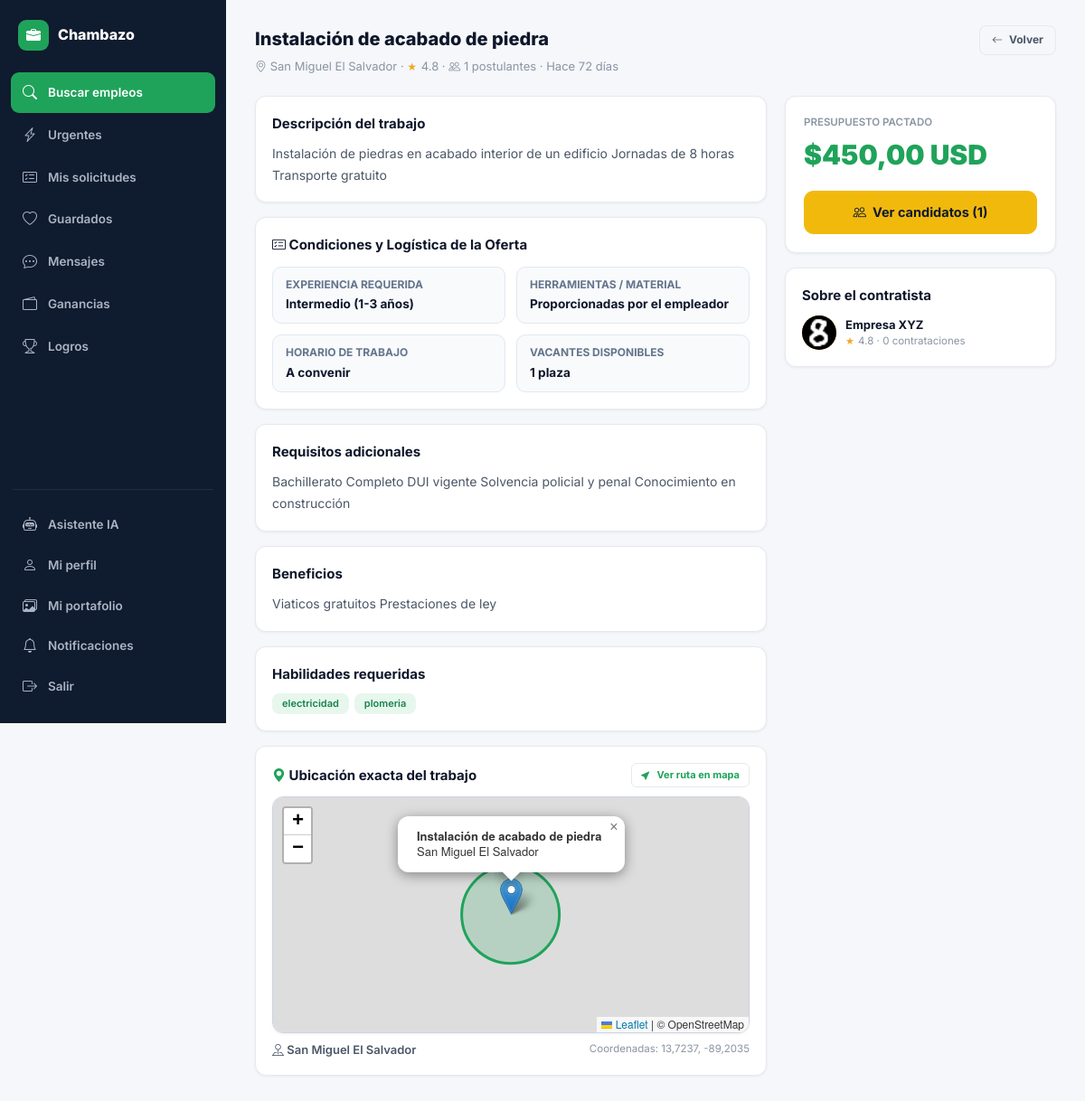
/trabajo/1/, run on the app's committed database.
### core/models.py (models this page shows, shortened)
class Trabajo(models.Model):
    ESTADO_VACANTE = [
        ('disponible', 'Disponible'),
        ('en_proceso', 'En proceso'),
        ('ocupada', 'Ocupada'),
    ]
    contratista   = models.ForeignKey(User, on_delete=models.CASCADE, related_name='trabajos_publicados')
    titulo        = models.CharField(max_length=200)
    categoria     = models.CharField(max_length=50, choices=CATEGORY_CHOICES)
    descripcion   = models.TextField()
    requisitos    = models.TextField(blank=True)
    beneficios    = models.TextField(blank=True)
    ubicacion     = models.CharField(max_length=200)
    lat           = models.FloatField(null=True, blank=True)
    lng           = models.FloatField(null=True, blank=True)
    presupuesto   = models.DecimalField(max_digits=10, decimal_places=2)
    es_urgente    = models.BooleanField(default=False)
    estado_vacante= models.CharField(max_length=20, choices=ESTADO_VACANTE, default='disponible')
    activo        = models.BooleanField(default=True)
    creado        = models.DateTimeField(auto_now_add=True)
    actualizado   = models.DateTimeField(auto_now=True)
    habilidades_req = models.JSONField(default=list, blank=True)
    vistas        = models.PositiveIntegerField(default=0)
    modalidad     = models.CharField(max_length=20, choices=[
        ('presencial','Presencial'), ('remoto','Remoto'), ('hibrido','Híbrido')
    ], default='presencial')
    duracion      = models.CharField(max_length=100, blank=True,
                                     help_text='Ej: 3 días, 1 semana')
    verificacion_requerida = models.BooleanField(default=False)
    fecha_inicio  = models.DateField(null=True, blank=True)
    fecha_limite  = models.DateField(null=True, blank=True)
    nivel_experiencia = models.CharField(max_length=30, choices=[
        ('sin_experiencia', 'Sin experiencia previa'),
        ('intermedio', 'Intermedio (1-3 años)'),
        ('experto', 'Experto (+3 años)')
    ], default='intermedio')
    herramientas  = models.CharField(max_length=30, choices=[
        ('empleador', 'Proporcionadas por el empleador'),
        ('trabajador', 'El trabajador debe traer sus herramientas'),
        ('ambos', 'Mixto')
    ], default='empleador')
    horario       = models.CharField(max_length=100, blank=True, help_text='Ej: 8:00 AM - 5:00 PM')
    vacantes_disponibles = models.PositiveIntegerField(default=1)
    transporte_propio = models.BooleanField(default=False)
    contacto_emergencia_sitio = models.CharField(max_length=150, blank=True)
    comision_plataforma = models.DecimalField(max_digits=8, decimal_places=2, default=0.00)
    tarifa_urgencia     = models.DecimalField(max_digits=8, decimal_places=2, default=0.00)
    total_a_pagar       = models.DecimalField(max_digits=10, decimal_places=2, default=0.00)
    pagado        = models.BooleanField(default=False)
    fecha_pago    = models.DateTimeField(null=True, blank=True)
    metodo_pago_id= models.CharField(max_length=100, blank=True, help_text='ID de transacción / comprobante de tarjeta')
    fecha_pago    = models.DateTimeField(null=True, blank=True)
    class Meta:
        ordering = ['-creado']
    @property
    def tiempo_relativo(self):
        from django.utils import timezone
        diff = timezone.now() - self.creado
        if diff.days > 0:
            return f"Hace {diff.days} día{'s' if diff.days > 1 else ''}"
        hours = diff.seconds // 3600
        if hours > 0:
            return f"Hace {hours} hora{'s' if hours > 1 else ''}"
        mins = diff.seconds // 60
        return f"Hace {mins} minutos"
    @property
    def candidatos_count(self):
        return self.solicitudes.count()

class UserProfile(models.Model):
    ROL_CHOICES = [('trabajador', 'Trabajador'), ('contratista', 'Contratista')]
    user        = models.OneToOneField(User, on_delete=models.CASCADE, related_name='profile')
    rol         = models.CharField(max_length=20, choices=ROL_CHOICES)
    telefono    = models.CharField(max_length=20, blank=True)
    ubicacion   = models.CharField(max_length=100, blank=True)
    lat         = models.FloatField(null=True, blank=True)
    lng         = models.FloatField(null=True, blank=True)
    descripcion = models.TextField(blank=True)
    habilidades = models.JSONField(default=list, blank=True)
    empresa     = models.CharField(max_length=100, blank=True)
    foto        = models.ImageField(upload_to='fotos/', null=True, blank=True)
    verificado  = models.BooleanField(default=False)
    calificacion= models.FloatField(default=0.0)
    total_trabajos = models.IntegerField(default=0)
    notif_email = models.BooleanField(default=True)
    notif_sistema = models.BooleanField(default=True)
    disponible  = models.BooleanField(default=True)   # activo para contratar
    tarifa_hora = models.DecimalField(max_digits=8, decimal_places=2, null=True, blank=True)
    experiencia_anos = models.PositiveIntegerField(default=0)
    portfolio_url = models.URLField(blank=True)
    dui         = models.CharField(max_length=20, blank=True, help_text='Documento Único de Identidad')
    vehiculo    = models.CharField(max_length=30, choices=[
        ('ninguno', 'Ninguno / Transporte público'),
        ('moto', 'Motocicleta'),
        ('carro', 'Automóvil'),
        ('camioneta', 'Camioneta / Pick-up'),
    ], default='ninguno')
    cv_pdf = models.FileField(upload_to='cvs/', null=True, blank=True, help_text='Curriculum Vitae (PDF u otro doc)')
    certificaciones = models.TextField(blank=True, help_text='Postgrados, certificaciones o cursos realizados')
    disponibilidad_horario = models.CharField(max_length=100, blank=True, help_text='Ej: Lunes a Viernes, Fines de semana, Turno completo')
    contacto_emergencia = models.CharField(max_length=150, blank=True)
    nivel_educativo = models.CharField(max_length=50, blank=True, choices=[
        ('basica', 'Educación Básica'),
        ('media', 'Bachillerato / Secundaria'),
        ('tecnico', 'Técnico Vocacional'),
        ('universitario', 'Universitario / Superior')
    ], default='media')
    idiomas = models.CharField(max_length=150, blank=True, help_text='Ej: Inglés (Básico), Español (Nativo)')
    referencias_personales = models.TextField(blank=True, help_text='Nombres y teléfonos de referencias')
    expectativa_salarial = models.CharField(max_length=50, blank=True, help_text='Ej: $400 - $600 mensual')
    nit_nrc     = models.CharField(max_length=30, blank=True, help_text='NIT o NRC fiscal')
    giro_comercial = models.CharField(max_length=150, blank=True, help_text='Giro o actividad económica')
    sitio_web   = models.URLField(blank=True)
    redes_sociales = models.CharField(max_length=255, blank=True, help_text='LinkedIn / Instagram / Facebook')
    contacto_cargo = models.CharField(max_length=100, blank=True, help_text='Cargo o departamento de contacto')
    anos_operacion = models.PositiveIntegerField(default=0, help_text='Años de operar en el mercado')
    cantidad_empleados = models.CharField(max_length=50, blank=True, choices=[
        ('1-10', '1 a 10 empleados'),
        ('11-50', '11 a 50 empleados'),
        ('51-200', '51 a 200 empleados'),
        ('200+', 'Más de 200 empleados')
    ], default='1-10')
    tipo_empresa = models.CharField(max_length=50, blank=True, choices=[
        ('privada', 'Empresa Privada'),
        ('publica', 'Institución Pública'),
        ('ong', 'ONG / Sin fines de lucro'),
        ('independiente', 'Profesional Independiente')
    ], default='privada')
    registro_fiscal = models.FileField(upload_to='documentos_fiscales/', blank=True, null=True, help_text='Sube una copia del registro de la empresa')
    @property
    def nombre_display(self):
        if self.rol == 'contratista' and self.empresa:
            return self.empresa
        return self.user.get_full_name() or self.user.username

### core/views.py (the view, shortened to what this page needs)
# urls.py: path('trabajo/<int:pk>/', views.trabajo_detalle, name='trabajo_detalle'),
def trabajo_detalle(request, pk):
    trabajo = get_object_or_404(Trabajo, pk=pk, activo=True)
    Trabajo.objects.filter(pk=pk).update(vistas=trabajo.vistas + 1)
    ya_aplico = False
    solicitud_estado = ''
    match_score = 0
    esta_guardado = False
    ctx = ctx_base(request)
    ctx.update({
        'trabajo': trabajo, 'ya_aplico': ya_aplico, 'solicitud_estado': solicitud_estado,
        'match_score': match_score, 'esta_guardado': esta_guardado, 'active': 'buscar',
    })
    return render(request, 'core/trabajo_detalle.html', ctx)

### core/templates/core/trabajo_detalle.html (shortened to what this page needs)
{% extends 'core/base.html' %}
{% block body %}
{% if request.user.profile.rol == 'contratista' %}{% include 'core/_sidebar_contratista.html' %}{% else %}{% include 'core/_sidebar_trabajador.html' %}{% endif %}
<div class="page-hd">
  <div>
    <div class="flex-c gap-8 mb-4">
      <h1 style="font-size:20px;">{{ trabajo.titulo }}</h1>
    </div>
    <p><i class="bi bi-geo-alt"></i> {{ trabajo.ubicacion }} · <span class="stars" style="font-size:12px;">★</span> {{ trabajo.contratista.profile.calificacion|default:"4.8" }} · <i class="bi bi-people"></i> {{ trabajo.candidatos_count }} postulantes · {{ trabajo.tiempo_relativo }}</p>
  </div>
  <div class="flex-c gap-8">
    <a href="javascript:history.back()" class="btn btn-outline btn-sm"><i class="bi bi-arrow-left"></i> Volver</a>
  </div>
</div>
<div class="layout-2col-rev">
  <div>
    <div class="card mb-16"><div class="card-body">
      <h3 class="t-h3 mb-10">Descripción del trabajo</h3>
      <p class="t-body t-mid" style="line-height:1.7;">{{ trabajo.descripcion }}</p>
    </div></div>
    <div class="card mb-16"><div class="card-body">
      <h3 class="t-h3 mb-12"><i class="bi bi-card-checklist"></i> Condiciones y Logística de la Oferta</h3>
      <div style="display:grid;grid-template-columns:repeat(auto-fit, minmax(200px, 1fr));gap:12px;font-size:0.85rem;">
        <div style="background:#f8fafc;padding:10px 14px;border-radius:10px;border:1px solid #e2e8f0;">
          <div style="color:#64748b;font-size:0.75rem;text-transform:uppercase;font-weight:700;">Experiencia Requerida</div>
          <div style="font-weight:700;color:#0f172a;margin-top:2px;">{{ trabajo.get_nivel_experiencia_display }}</div>
        </div>
        <div style="background:#f8fafc;padding:10px 14px;border-radius:10px;border:1px solid #e2e8f0;">
          <div style="color:#64748b;font-size:0.75rem;text-transform:uppercase;font-weight:700;">Herramientas / Material</div>
          <div style="font-weight:700;color:#0f172a;margin-top:2px;">{{ trabajo.get_herramientas_display }}</div>
        </div>
        <div style="background:#f8fafc;padding:10px 14px;border-radius:10px;border:1px solid #e2e8f0;">
          <div style="color:#64748b;font-size:0.75rem;text-transform:uppercase;font-weight:700;">Horario de Trabajo</div>
          <div style="font-weight:700;color:#0f172a;margin-top:2px;">{{ trabajo.horario|default:"A convenir" }}</div>
        </div>
        <div style="background:#f8fafc;padding:10px 14px;border-radius:10px;border:1px solid #e2e8f0;">
          <div style="color:#64748b;font-size:0.75rem;text-transform:uppercase;font-weight:700;">Vacantes Disponibles</div>
          <div style="font-weight:700;color:#0f172a;margin-top:2px;">{{ trabajo.vacantes_disponibles }} plaza{{ trabajo.vacantes_disponibles|pluralize }}</div>
        </div>
      </div>
    </div></div>
    {% if trabajo.requisitos %}
    <div class="card mb-16"><div class="card-body">
      <h3 class="t-h3 mb-10">Requisitos adicionales</h3>
      <p class="t-body t-mid" style="line-height:1.7;">{{ trabajo.requisitos }}</p>
    </div></div>
    {% endif %}
    {% if trabajo.beneficios %}
    <div class="card mb-16"><div class="card-body">
      <h3 class="t-h3 mb-10">Beneficios</h3>
      <p class="t-body t-mid" style="line-height:1.7;">{{ trabajo.beneficios }}</p>
    </div></div>
    {% endif %}
    {% if trabajo.habilidades_req %}
    <div class="card mb-16"><div class="card-body">
      <h3 class="t-h3 mb-10">Habilidades requeridas</h3>
      <div style="display:flex;flex-wrap:wrap;gap:6px;">{% for hab in trabajo.habilidades_req %}<span class="skill-tag">{{ hab }}</span>{% endfor %}</div>
    </div></div>
    {% endif %}
    {% if trabajo.lat and trabajo.lng %}
    <div class="card mb-16"><div class="card-body">
      <div class="flex-bc mb-10">
        <h3 class="t-h3"><i class="bi bi-geo-alt-fill t-green"></i> Ubicación exacta del trabajo</h3>
        <a href="https://www.openstreetmap.org/directions?engine=fossgis_osrm_car&route=;{{ trabajo.lat }},{{ trabajo.lng }}" target="_blank" class="btn btn-outline btn-xs" style="color:var(--green);font-weight:700;">
          <i class="bi bi-cursor-fill"></i> Ver ruta en mapa
        </a>
      </div>
      <div class="map-wrap" style="border-radius:12px;overflow:hidden;border:1px solid #cbd5e1;">
        <div id="mapaDetalle" class="gmap" style="height:260px;width:100%;"></div>
      </div>
      <div class="flex-c gap-6 mt-8">
        <span class="t-sm t-mid fw-600"><i class="bi bi-pin-map"></i> {{ trabajo.ubicacion }}</span>
        <span class="t-xs t-muted" style="margin-left:auto;">Coordenadas: {{ trabajo.lat|floatformat:4 }}, {{ trabajo.lng|floatformat:4 }}</span>
      </div>
    </div></div>
    {% endif %}
  </div>
  <div class="detail-sidebar">
    <div class="pago-box mb-16">
      <div class="lbl">PRESUPUESTO PACTADO</div>
      <div class="amt">${{ trabajo.presupuesto }} USD</div>
      {% if request.user.profile.rol == 'trabajador' %}
        {% if ya_aplico %}
        <div style="background:var(--green-light);border-radius:10px;padding:12px;text-align:center;">
          <i class="bi bi-check-circle-fill t-green" style="font-size:20px;"></i>
          <div class="fw-700 t-green mt-4">Ya estás postulado</div>
          <div class="t-xs t-mid">Estado: {{ solicitud_estado }}</div>
        </div>
        {% elif trabajo.estado_vacante == 'disponible' %}
        <a href="{% url 'aplicar_trabajo' trabajo.pk %}" class="btn btn-g btn-full btn-lg mb-10" style="justify-content:center;">Postularme ahora</a>
        <div class="two-col" style="display:grid;grid-template-columns:1fr 1fr;gap:8px;">
          {% if trabajo.contratista.profile.telefono %}
          <a href="tel:{{ trabajo.contratista.profile.telefono }}" class="btn btn-outline btn-sm" style="justify-content:center;"><i class="bi bi-telephone"></i> Llamar</a>
          <a href="https://wa.me/503{{ trabajo.contratista.profile.telefono|cut:' '|cut:'+503' }}" target="_blank" class="btn btn-outline btn-sm" style="justify-content:center;"><i class="bi bi-whatsapp"></i> WhatsApp</a>
          {% endif %}
        </div>
        {% else %}
        <div class="btn btn-outline btn-full" style="opacity:.5;justify-content:center;">No disponible</div>
        {% endif %}
        <div class="info-box-sm"><i class="bi bi-shield-check"></i> <strong>Pago protegido</strong> — Chambazo custodia el monto hasta confirmar la entrega del trabajo.</div>
      {% else %}
        <a href="{% url 'candidatos' trabajo.pk %}" class="btn btn-y btn-full btn-lg" style="justify-content:center;"><i class="bi bi-people"></i> Ver candidatos ({{ trabajo.candidatos_count }})</a>
      {% endif %}
    </div>
    <div class="card"><div class="card-body">
      <h4 class="t-h3 mb-10">Sobre el contratista</h4>
      <div class="flex-c gap-10">
        <div class="conv-av" style="background:var(--yellow);">{% if trabajo.contratista.profile.foto %}<img src="{{ trabajo.contratista.profile.foto.url }}" alt="">{% else %}<i class="bi bi-building"></i>{% endif %}</div>
        <div>
          <div class="fw-700 t-sm">{{ trabajo.contratista.profile.nombre_display }}</div>
          <div class="t-xs t-muted"><span class="stars" style="font-size:11px;">★</span> {{ trabajo.contratista.profile.calificacion|default:"4.8" }} · {{ trabajo.contratista.profile.total_trabajos }} contrataciones</div>
        </div>
      </div>
    </div></div>
  </div>
</div>
{% include 'core/_sidebar_close.html' %}
{% endblock %}

### data on the page
Trabajo: titulo "Instalación de acabado de piedra", ubicacion "San Miguel El Salvador", contratista.profile.calificacion "4.8", candidatos_count "1", tiempo_relativo "Hace 72 días", descripcion "Instalación de piedras en acabado interior de un edificio Jornadas de 8 horas Transporte gratuito", nivel_experiencia "Intermedio (1-3 años)", herramientas "Proporcionadas por el empleador", horario "A convenir", vacantes_disponibles "1", requisitos "Bachillerato Completo DUI vigente Solvencia policial y penal Conocimiento en construcción", beneficios "Viaticos gratuitos Prestaciones de ley", lat "13,7237", lng "-89,2035", presupuesto "450,00", contratista.profile.foto (picture), contratista.profile.nombre_display "Empresa XYZ", contratista.profile.total_trabajos "0"

### other printed values
{{ hab }} "electricidad" "plomeria"
